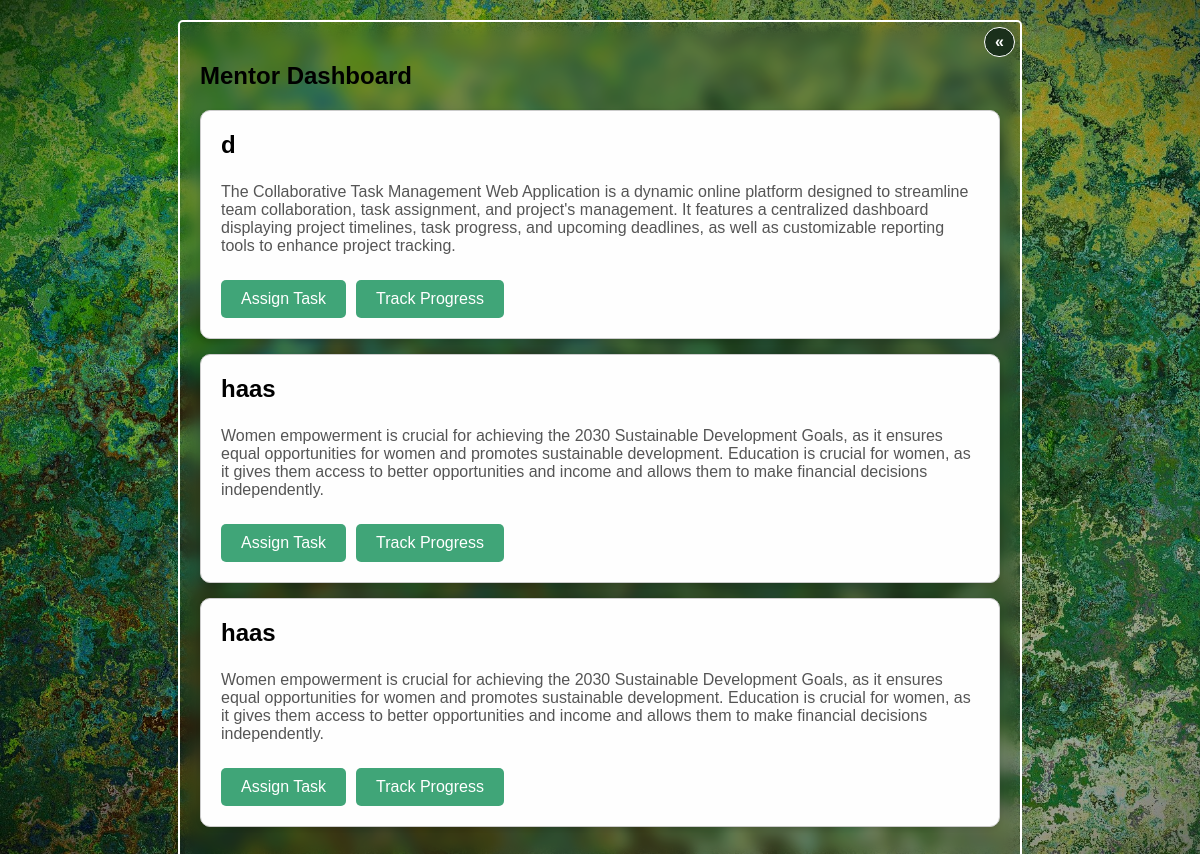
Screenshot of /mentor/test/mentor_dashboard.php (signed in) with the database file from the repository.
### tables this page shows
CREATE TABLE `approved_projects` (
  `id` int(11) NOT NULL,
  `student_id` int(11) DEFAULT NULL,
  `mentor_id` int(11) DEFAULT NULL
);

CREATE TABLE `student_info` (
  `student_id` int(11) NOT NULL,
  `username` varchar(100) NOT NULL,
  `email` varchar(100) NOT NULL,
  `password` varchar(100) NOT NULL,
  `grp` varchar(100) NOT NULL,
  `project_name` varchar(255) NOT NULL,
  `tech` varchar(255) NOT NULL,
  `idea` varchar(10000) NOT NULL,
  `summarized_text` varchar(1000) DEFAULT NULL,
  `mentor_id` int(11) DEFAULT NULL
);

### mentor/test/mentor_dashboard.php (the view, shortened to what this page needs)
<!DOCTYPE html>
<html lang="en">
<head>
</head>
<body>
    <div class="container">
        <a href="/mmm/welcomeM.php" class="home-link">«</a>
        <h2>Mentor Dashboard</h2>
        <div id="projects-container">
            <?php
            $servername = "localhost";
            $username = "root";
            $password = "";
            $database = "spas";
            $conn = new mysqli($servername, $username, $password, $database);
            $mentor_id = $_SESSION['mentor_id'];
            $sql = "SELECT approved_projects.*, student_info.*
                    FROM approved_projects
                    JOIN student_info ON approved_projects.student_id = student_info.student_id
                    WHERE approved_projects.mentor_id = '$mentor_id'";
            $result = $conn->query($sql);
            if ($result->num_rows > 0) {
                while ($row = $result->fetch_assoc()) {
                    echo '<div class="project">';
                    echo '<h3>' . htmlspecialchars($row['project_name']) . '</h3>';
                    echo '<p>' . htmlspecialchars($row['summarized_text']) . '</p>';
                    echo '<button class="button" onclick="openModal(' . htmlspecialchars($row['student_id']) . ')">Assign Task</button>';
                    echo '<form method="post" action="track_progress.php" style="display:inline-block;">';
                    echo '<button type="submit" class="button">Track Progress</button>';
                    echo '</form>';
                    echo '</div>';
                }
            } else {
                echo "No projects found for the student.";
            }
            ?>
        </div>
    </div>
</body>
</html>

### mentor/test/mentor_dashboard.php (style rules this page uses)
body { font-family: Arial, sans-serif; margin: 0; padding: 0; background-image: url('/mmm/images/w.jpg'); background-repeat: no-repeat; background-attachment: fixed; background-size: cover; }
.container { max-width: 800px; margin: 20px auto; padding: 20px; background-color: hsla(0, 0%, 10%, 0.1); backdrop-filter: blur(8px); box-shadow: 0 0 10px rgba(0, 0, 0, 0.1); border-radius: 5px; border: 2px solid white; animation: slideIn 1s ease forwards; }
.project { border: 1px solid #ccc; padding: 20px; margin-bottom: 15px; border-radius: 10px; background-color: #fefefe; box-shadow: 0 2px 5px rgba(0, 0, 0, 0.1); transition: transform 0.3s ease, box-shadow 0.3s ease; }
.project h3 { margin-top: 0; font-size: 1.5em; }
.project p { margin-bottom: 15px; color: #555; }
.button { background-color: #40A578; border: none; color: white; padding: 10px 20px; text-align: center; text-decoration: none; display: inline-block; font-size: 16px; margin-top: 10px; margin-right: 10px; cursor: pointer; border-radius: 5px; transition: background-color 0.3s, transform 0.2s; }
.home-link { position: fixed; top: 5px; right: 5px; background-color: rgba(17, 37, 23, 0.836); border-radius: 1rem; border: 1px solid white; color: white; padding: 5px 10px; text-decoration: none; font-weight: bold; transition: background-color 0.3s; }

### rows the page displays
approved_projects: student.project_name "d", student.summarized_text "The Collaborative Task Management Web Application is a dynamic online platform designed to streamline team collaboration, task assignment, and project's management. It features a centralized dashboard displaying project timelines, task progress, and upcoming deadlines, as well as customizable reporting tools to enhance project tracking."
approved_projects: student.project_name "haas", student.summarized_text "Women empowerment is crucial for achieving the 2030 Sustainable Development Goals, as it ensures equal opportunities for women and promotes sustainable development. Education is crucial for women, as it gives them access to better opportunities and income and allows them to make financial decisions independently."
approved_projects: student.project_name "haas", student.summarized_text "Women empowerment is crucial for achieving the 2030 Sustainable Development Goals, as it ensures equal opportunities for women and promotes sustainable development. Education is crucial for women, as it gives them access to better opportunities and income and allows them to make financial decisions independently."
